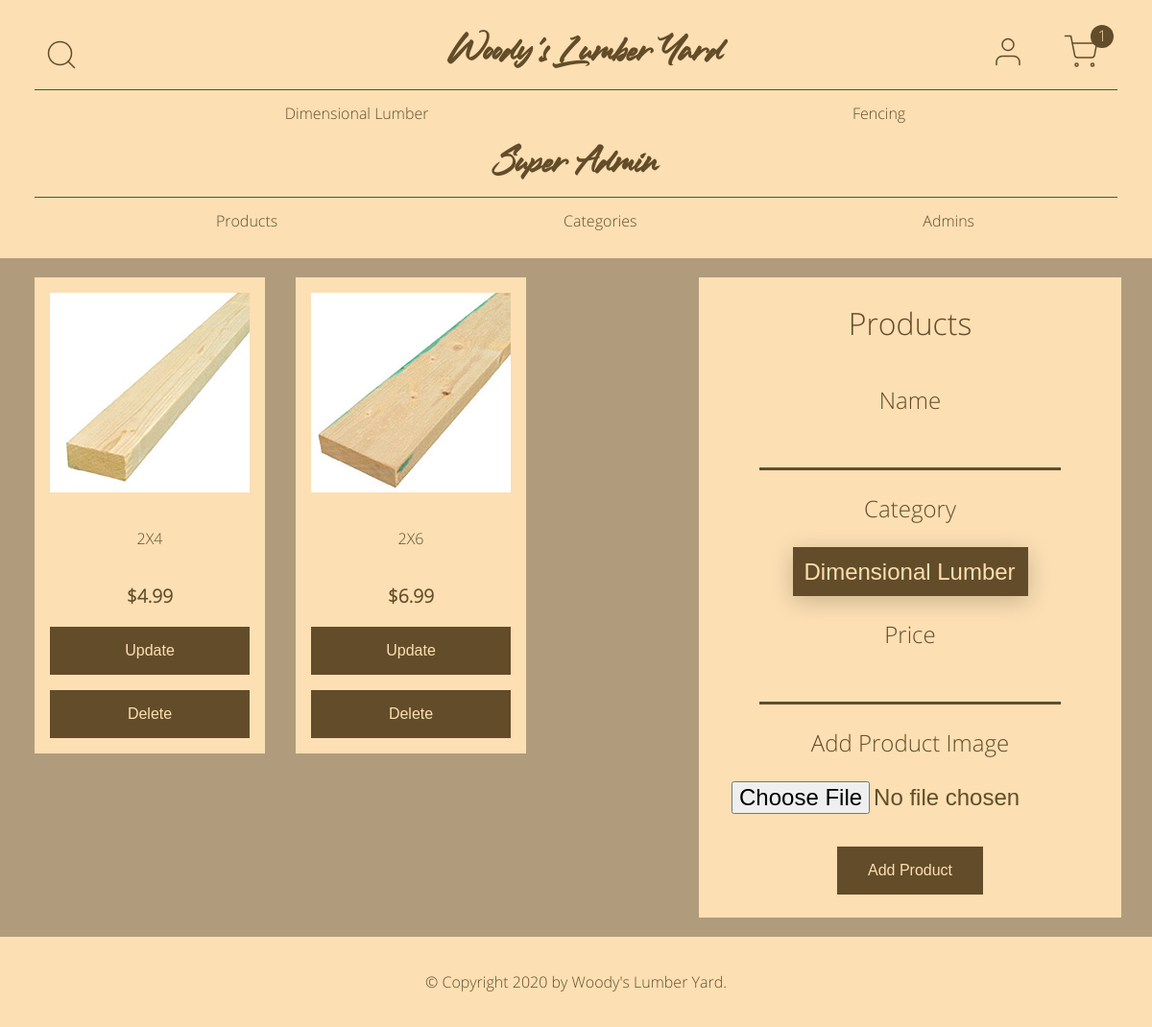
Page /admin/products (signed in) on the earlier database version.
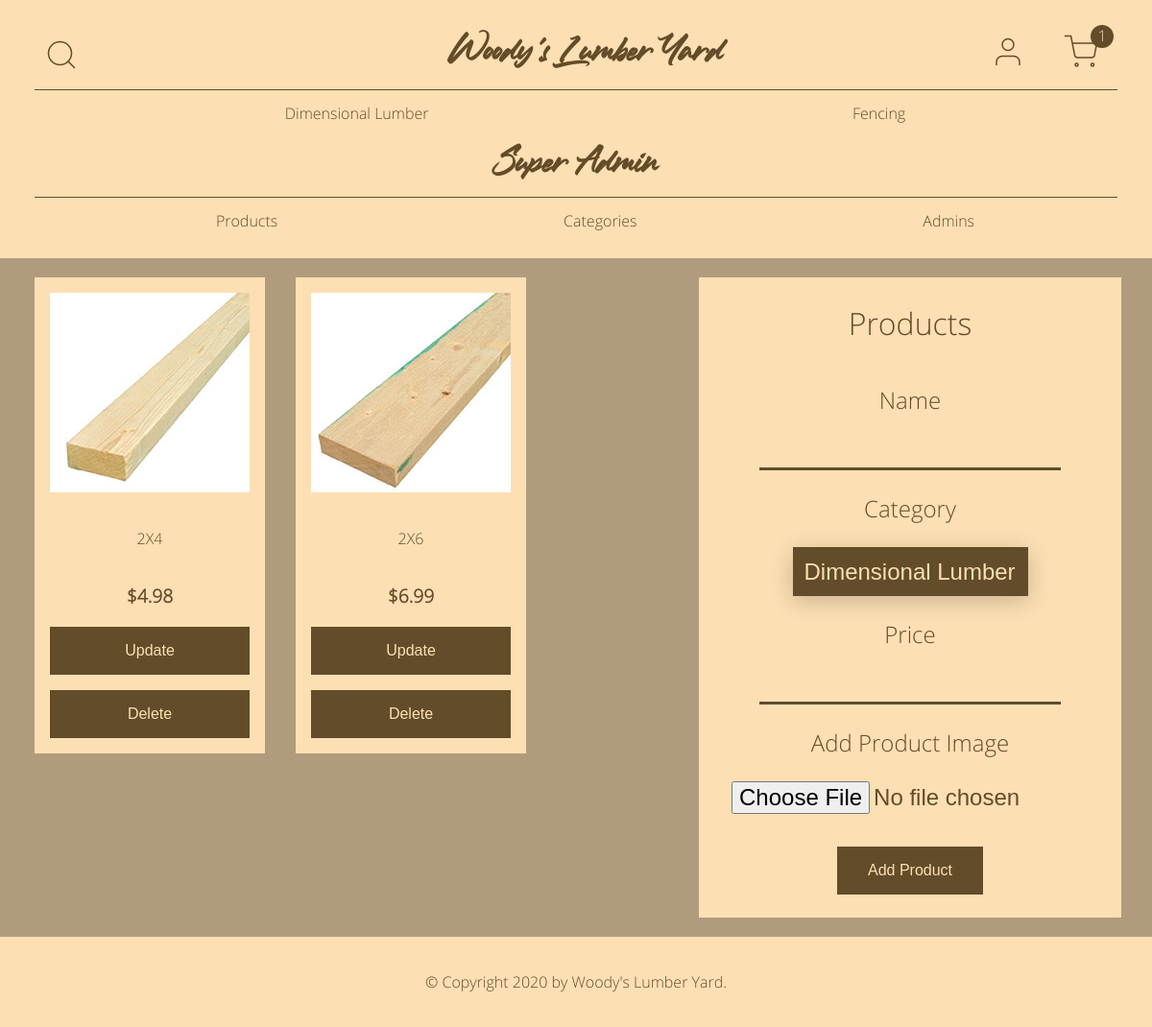
Same page on the later database version.
### online_store/models.py (models this page shows, shortened)
class Category(db.Model):
    id = db.Column(db.Integer, primary_key=True)
    name = db.Column(db.String(20), nullable=False)
    link = db.Column(db.String(20), nullable=True)
    products = db.relationship("Product", backref="category", lazy=True)
    date_created = db.Column(db.DateTime, default=datetime.utcnow)
    created_by_id = db.Column(db.Integer, db.ForeignKey("user.id"))
    def __str__(self):
        return self.name

class Product(db.Model):
    id = db.Column(db.Integer, primary_key=True)
    name = db.Column(db.String(100), nullable=False)
    category_id = db.Column(db.Integer, db.ForeignKey("category.id"))
    price = db.Column(db.Float, nullable=False)
    image = db.Column(db.String(40), nullable=False)
    date_created = db.Column(db.DateTime, default=datetime.utcnow)
    created_by_id = db.Column(db.Integer, db.ForeignKey("user.id"))

### online_store/admin/routes.py (the view, shortened to what this page needs)
@admin.route("/admin/products", methods=["GET", "POST"])
@login_required
@admin_required
def show_products():
    categories = Category.query.all()
    products = Product.query.order_by(Product.date_created).all()
    form = AddProductForm()
    context = {
        "title": "Products",
        "form": form,
        "categories": categories,
        "products": products,
    }
    return render_template("admin/products.html", **context)

### online_store/admin/forms.py
class AddProductForm(FlaskForm):
    name = StringField(
        "Name", validators=[DataRequired(), Length(min=2, max=100)]
    )
    category = QuerySelectField(
        "Category",
        query_factory=lambda: Category.query,
        allow_blank=False,
        validators=[DataRequired()],
    )
    price = DecimalField("Price", validators=[DataRequired()])
    image = FileField(
        "Add Product Image", validators=[FileAllowed(["jpg", "png"])]
    )
    submit = SubmitField("Add Product")

### online_store/admin/utils.py (called while the page is built)
def admin_required(func):
    @wraps(func)
    def wrapper(*args, **kwargs):
        if current_user.is_admin:
            return func(*args, **kwargs)
        else:
            return login_manager.unauthorized()
    return wrapper

### online_store/models.py (called while the page is built)
@login_manager.user_loader
def load_user(user_id):
    return User.query.get(int(user_id))

### online_store/templates/admin/products.html (shortened to what this page needs)
{% extends "admin/base.html" %}
{% block head %}
{{ super() }}
{% endblock %}
{% block content %}
<div class="products">
  <div class="product-grid">
    {% for product in products %}
    <div class="product-item">
      <p>
        <a href="/products/{{ product.id }}">
          <img src="{{ url_for('static', filename='product-images/' + product.image) }}" alt="{{ product.name }}">
        </a>
      </p>
      <p>
        <a href="/products/{{ product.id }}">{{ product.name }}</a>
      </p>
      <p class="price">${{ product.price }}</p>
      <form class="product-form" action="{{ url_for('admin.update_product', product_id=product.id) }}" method="POST">
        <input type="submit" value="Update">
      </form>
      <button type="button" onclick="deleteProduct({{ product.id }})">Delete</button>
    </div>
    {% endfor %}
  </div>
  <form class="full-form" method="POST" enctype="multipart/form-data">
    <fieldset>
      <legend>{{ title }}</legend>
      {{ form.name.label }}
      {% if form.name.errors %}
        {{ form.name(class="is-invalid") }}
        <div class="invalid-feedback">
          {% for error in form.name.errors %}
            {{ error }}
          {% endfor %}
        </div>
      {% else %}
        {{ form.name }}
      {% endif %}
      {{ form.category.label }}
      {% if form.category.errors %}
        {{ form.category(class="is-invalid") }}
        <div class="invalid-feedback">
          {% for error in form.category.errors %}
            {{ error }}
          {% endfor %}
        </div>
      {% else %}
        {{ form.category }}
      {% endif %}
      {{ form.price.label }}
      {% if form.price.errors %}
        {{ form.price(class="is-invalid") }}
        <div class="invalid-feedback">
          {% for error in form.price.errors %}
            {{ error }}
          {% endfor %}
        </div>
      {% else %}
        {{ form.price }}
      {% endif %}
      {{ form.image.label(class_="filelabel") }}
      {{ form.image(class_="inputfile") }}
    </fieldset>
    <div>
      {{ form.submit }}
    </div>
  </form>
</div>
{% endblock %}

### online_store/templates/admin/base.html (shortened to what this page needs)
{% extends "base.html" %}
{% block nav %}
<h1>
  {% if current_user.is_superadmin %}
  Super Admin
  {% else %}
  Admin
  {% endif %}
</h1>
<nav>
  <ul>
    <li><a href="{{ url_for('admin.show_products') }}">Products</a></li>
    <li><a href="{{ url_for('admin.show_categories') }}">Categories</a></li>
    {% if current_user.is_superadmin %}
    <li><a href="{{ url_for('admin.show_admins') }}">Admins</a></li>
    {% endif %}
  </ul>
</nav>
{% endblock %}

### online_store/templates/base.html (shortened to what this page needs)
<!DOCTYPE html>
<html lang="en">
<head>
  {% block head %}
  <link rel="stylesheet" type="text/css" href="{{ url_for('static', filename='css/main.css') }}">
  {% endblock %}
</head>
<body>
  <header>
    <div class="top-row">
      <div class="search">
        <img class="search-btn" src="/static/assets/search.svg" alt="Search Button">
      </div>
      {% if current_user.is_superadmin or current_user.is_admin %}
      <h1><a href="{{ url_for('admin.home') }}">Woody's Lumber Yard</a></h1>
      {% else %}
      <h1><a href="{{ url_for('main.home') }}">Woody's Lumber Yard</a></h1>
      {% endif %}
      <div class="user-icons">
        <a href="{{ url_for('users.account') }}">
          <img src="{{ url_for('static', filename='assets/user.svg') }}" alt="My Account">
        </a>
        <a href="{{ url_for('main.cart') }}">
          <img class="cart" src="{{ url_for('static', filename='assets/shopping-cart.svg') }}" alt="Shopping Cart">
          <div class="circle">1</div>
        </a>
      </div>
    </div>
    {% if categories %}
    <nav>
      <ul>
        {% for category in categories %}
        <li><a href="/category/{{ category.link }}">{{ category.name }}</a></li>
        {% endfor %}
      </ul>
    </nav>
    {% endif %}
    {% block nav %}{% endblock %}
  </header>
  <main>
    {% block content %}{% endblock %}
  </main>
  <footer>
    <p>&copy; Copyright 2020 by <a href="/">Woody's Lumber Yard</a>.</p>
  </footer>
</body>
</html>

Differences in the rows shown:
changed Product (number 1 of 2 on the later page): price "4.99" → "4.98"
